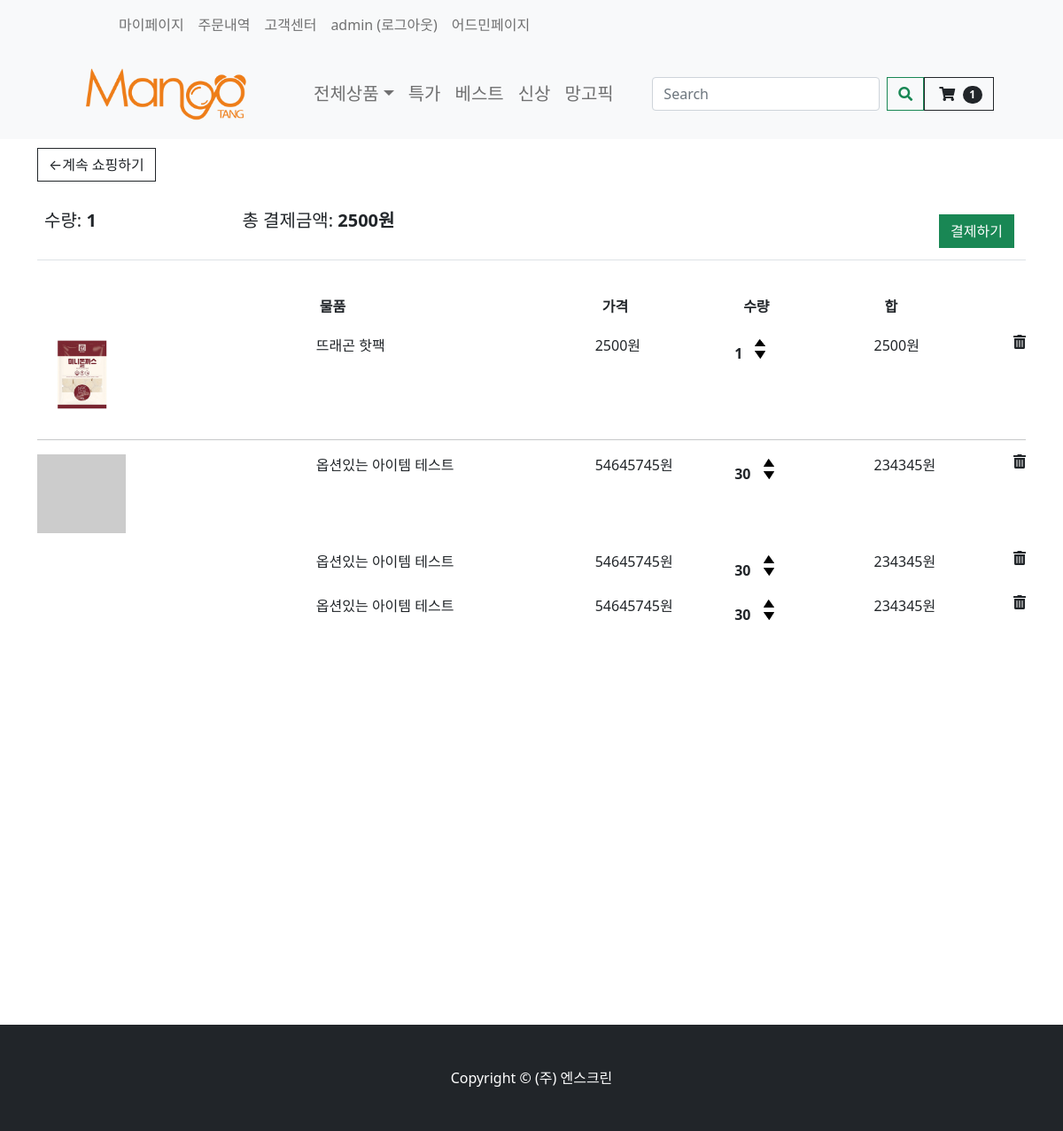
The page /cart/ (signed in) on the database as committed earlier.
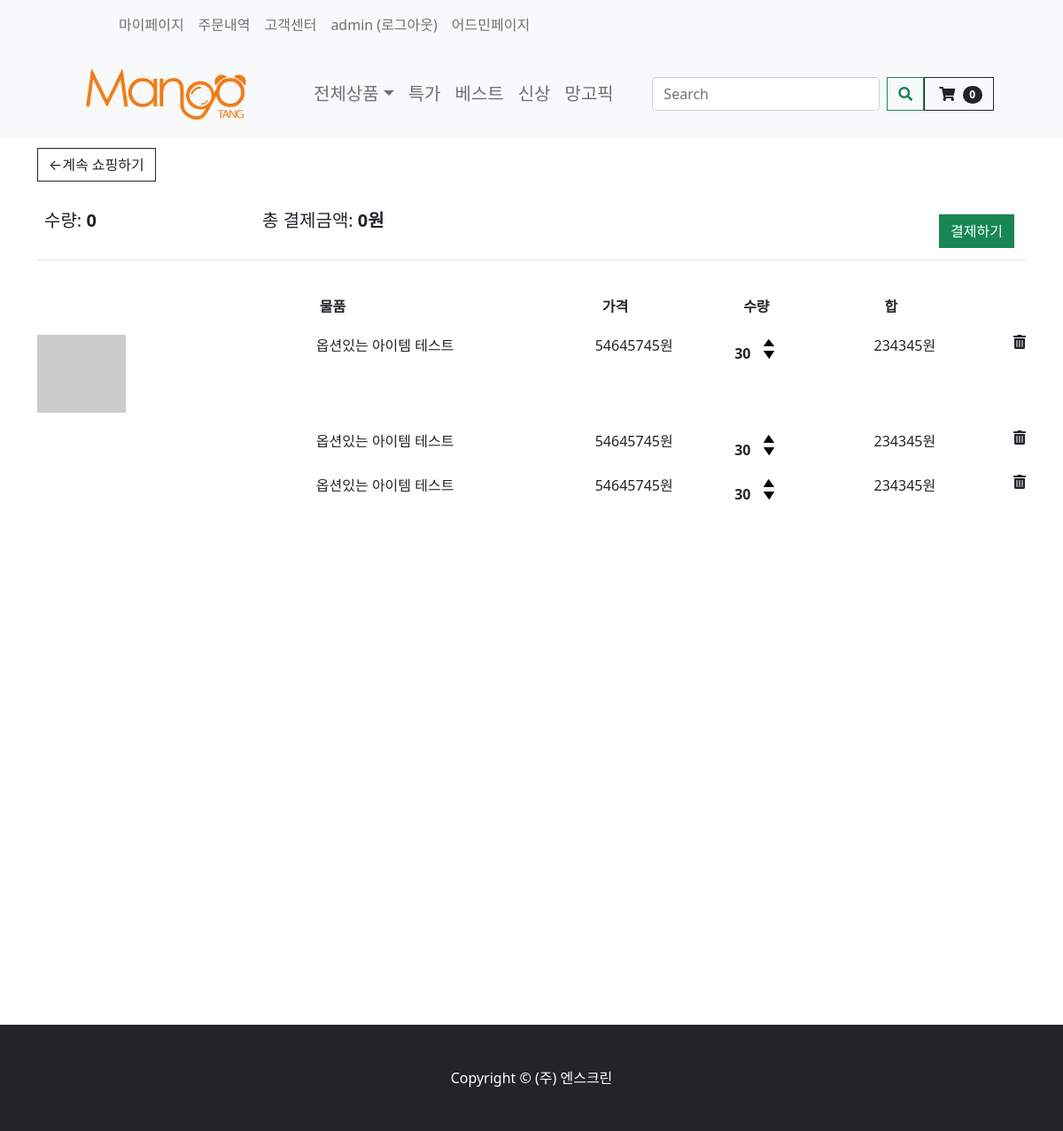
The same page on the database as committed later.
### store/models.py (models this page shows, shortened)
class Order(models.Model):
    customer = models.ForeignKey(Customer, on_delete=models.SET_NULL, null=True, blank=True)
    date_ordered = models.DateTimeField(auto_now_add=True)
    order_status = models.BooleanField(default=False)
    transaction_id = models.CharField(max_length=100, null=True)
    payment_state = models.BooleanField(default=False)
    shipping_fee = models.IntegerField(null=True, blank=True)
    track_number = models.IntegerField(null=True, blank=True)
    order_number = models.IntegerField(null=True, blank=True)
    total_fee = models.IntegerField(null=True, blank=True)
    recipent_address1 = models.CharField(max_length=200, null=False)
    recipent_address2 = models.CharField(max_length=200, null=False)
    recipent_number = models.CharField(max_length=50, null=False)
    recipent_name = models.CharField(max_length=50, null=False)
    order_request = models.CharField(max_length=100, null=False)
    orderer_number = models.CharField(max_length=100, null=False)
    orderer_name = models.CharField(max_length=100, null=False)
    @property
    def get_cart_total(self):
        orderitems = self.orderitem_set.all()  # 해당 order의 자식 가져와서
        total = sum([item.get_total for item in orderitems])  # 다더함함
        return total
    @property
    def get_cart_items(self):
        orderitems = self.orderitem_set.all()
        total = sum([item.quantity for item in orderitems])
        return total

class OrderItem(models.Model):
    product = models.ForeignKey(Product, on_delete=models.SET_NULL, null=True)
    order = models.ForeignKey(Order, on_delete=models.SET_NULL, null=True)
    quantity = models.IntegerField(default=0, null=True, blank=True)
    date_added = models.DateTimeField(auto_now_add=True)
    @property
    def get_total(self):
        total = self.product.price_discount * self.quantity
        return total

class Product(models.Model):
    product_name = models.CharField(max_length=200)
    price = models.FloatField(null=False, blank=False)
    image_detail = models.ImageField(null=True, blank=True)
    image_title = models.ImageField(null=True, blank=True)
    image_introduce = models.ImageField(null=True, blank=True)
    seller_code = models.CharField(max_length=50, null=False, blank=False)
    price_discount = models.FloatField(null=True)
    discount = models.IntegerField(null=True)
    stock = models.IntegerField()
    first_title = models.CharField(max_length=200)
    second_title = models.CharField(max_length=200)
    shipment_price = models.IntegerField(blank=True)
    hash_tag = models.CharField(max_length=200)
    option_bool = models.BooleanField(default=False, blank=False, null=True)
    collection_tag = models.CharField(max_length=200, null=True)
    item_company = models.CharField(null=False, max_length=200)
    product_status = models.BooleanField(default=False, blank=False, null=True)

### store/views.py (the view)
# urls.py: path('cart/', views.cart, name="cart"),
def cart(request):
    if request.user.is_authenticated:  # 로그인 유저일시
        customer = request.user.customer
        order, created = Order.objects.get_or_create(customer=customer, order_status=False)
        items = order.orderitem_set.all()  # orderitem은 Order의 자식 그래서 쿼리 가능
        cartItems = order.get_cart_items
    else:
        items = []
        order = {'get_cart_total': 0, 'get_cart_items': 0}
        cartItems = order['get_cart_items']
    context = {'items': items, 'order': order, 'cartItems': cartItems}
    return render(request, 'store/cart.html', context)

### store/templates/store/cart.html (shortened to what the changed rows need)
{% extends 'store/main.html' %}
{% load static %}
{% block content %}
    <div class="container" style="height: 1000px">
        <div class="row">
            <div class="col-lg-12">
                <div class="box-element">
                    <br>
                    <br>
                    <table class="table">
                        <tr>
                            <th><h5>수량: <strong class="cart-quantity-total">{{ order.get_cart_items }}</strong></h5>
                            </th>
                            <th><h5>총 결제금액: <strong
                                    class="cart-price-total">{{ order.get_cart_total|floatformat:0 }}원</strong></h5>
                            </th>
                            <th>
                                <a style="float:right; margin:5px;" class="btn btn-success" href="{% url 'checkout' %}">결제하기</a>
                            </th>
                        </tr>
                    </table>
                </div>
                <br>
                <div class="box-element">
                    <div class="cart-row">
                        <div style="flex:2"></div>
                        <div style="flex:2"><strong>물품</strong></div>
                        <div style="flex:1"><strong>가격</strong></div>
                        <div style="flex:1"><strong>수량</strong></div>
                        <div style="flex:1"><strong>합</strong></div>
                    </div>
                    {% for item in items %}
                        <div class="cart-row cart-row{{ forloop.counter0 }}">
                            <div style="flex:2"><img class="row-image" src="{{ item.product.image_title.url }}"></div>
                            <div style="flex:2"><p>{{ item.product.product_name }}</p></div>
                            <div style="flex:1"><p>{{ item.product.price_discount | floatformat:0 }}원</p></div>
                            <div style="flex:1">
                                <p class="quantity quantity-total{{ forloop.counter0 }}">{{ item.quantity }}</p>
                                <div class="quantity">
                                    <img class="chg-quantity update-cart-item"
                                         data-quantity="{{ forloop.counter0 }}"
                                         data-product="{{ item.product.seller_code }}"
                                         src="{% static  'images/arrow-up.png' %}" data-action="add">
                                    <img class="chg-quantity update-cart-item"
                                         data-quantity="{{ forloop.counter0 }}"
                                         data-product="{{ item.product.seller_code }}"
                                         src="{% static  'images/arrow-down.png' %}" data-action="remove">
                                </div>
                            </div>
                            <div style="flex:1"><p
                                    class="item-cost-total{{ forloop.counter0 }}">{{ item.get_total|floatformat:0 }}원</p>
                            </div>
                            <i type="button" data-code="{{ item.product.seller_code }}"
                               data-loop="{{ forloop.counter0 }}"
                               class="fas fa-trash-alt delete-item"></i>
                        </div>
                        <hr class="item-divider{{ forloop.counter0 }}">
                    {% endfor %}
                    <div>
                        <div class="cart-row cart-row">
                        </div>
                        <div class="cart-option">
                        </div>
                        <div class="cart-option">
                        </div>
                    </div>
                </div>
            </div>
        </div>
    </div>
{% endblock content %}

### store/templates/store/navbar.html (shortened to what this page needs)
{% load static %}
<nav class="navbar navbar-expand-lg navbar-light bg-light">
    <div class="bg-light container px-4 px-lg-5">
        <ul class="navbar-nav me-auto mb-2 mb-lg-0 ms-lg-5" style="">
            <li class="nav-item"><a href="{% url 'orderhistory' %}"
                                    class="nav-link dropdown-menu-size-customer">마이페이지</a></li>
            <li class="nav-item"><a href="{% url 'orderhistory' %}"
                                    class="nav-link dropdown-menu-size-customer">주문내역</a></li>
            <li class="nav-item"><a href="{% url 'faq' %}"
                                    class="nav-link dropdown-menu-size-customer">고객센터</a></li>
            {% if user.is_authenticated %}
                <a class="nav-link" href="{% url 'logout' %}">{{ user.username }} (로그아웃)</a>
            {% else %}
                <li class="nav-item"><a href="{% url 'login' %}" class="nav-link dropdown-menu-size-customer">로그인</a>
                </li>
            {% endif %}
            {% if user.is_superuser %}
                        <a class="nav-link" href={% url 'admin:index' %}>어드민페이지</a>
            {% endif %}
        </ul>
    </div>
</nav>
<nav class="navbar navbar-expand-lg navbar-light bg-light">
    <div class="container px-4 px-lg-5">
        <a href="{% url 'store' %}">
            <img src="{% static 'nscreen_logo/4_망고땡_로고 (영문).png' %}" width="220" alt="망고땡몰">
        </a>
        <div class="collapse navbar-collapse" id="navbarSupportedContent">
            <ul class="navbar-nav me-auto mb-2 mb-lg-0 ms-lg-5">
                <li class="nav-item dropdown">
                    <a class="nav-link dropdown-toggle dropdown-menu-size" id="navbarDropdown" href="#" role="button"
                       data-bs-toggle="dropdown" aria-expanded="false">전체상품</a>
                </li>
                <li class="nav-item"><a class="nav-link dropdown-menu-size" href="#!">특가</a></li>
                <li class="nav-item"><a class="nav-link dropdown-menu-size" href="#!">베스트</a></li>
                <li class="nav-item"><a class="nav-link dropdown-menu-size" href="#!">신상</a></li>
                <li class="nav-item"><a class="nav-link dropdown-menu-size" href="#!">망고픽</a></li>
            </ul>
            <form class="d-flex">
                <button class="btn" type="submit"></button>
                <input class="form-control me-2" type="search" placeholder="Search" aria-label="Search">
                <button class="btn btn-outline-success" type="submit"><i class="fas fa-search"></i></button>
            </form>
            <a href="{% url 'cart' %}" class="nav-link-cart">
                <button class="btn btn-outline-dark" type="submit">
                    <i class="fas fa-shopping-cart"></i>
                    <span class="badge bg-dark text-white ms-1 rounded-pill">{{ cartItems }}</span>
                </button>
            </a>
        </div>
    </div>
</nav>

Rows that differ between the two databases and show on the page:
removed OrderItem: product.image_title (picture), product.product_name "뜨래곤 핫팩", product.price_discount "2500", quantity "1", get_total "2500"
computed for Order: get_cart_items "1" → "0"; get_cart_total "2500" → "0"
Other text that changed with them:
{{ cartItems }}: "1" → "0"
